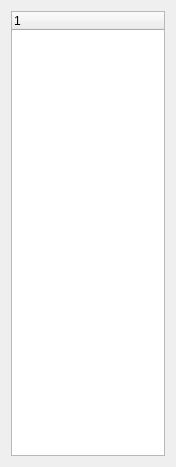
<?xml version="1.0" encoding="UTF-8"?>
<ui version="4.0">
 <class>ModelTreeWidgetClass</class>
 <widget class="QWidget" name="ModelTreeWidgetClass">
  <property name="geometry">
   <rect>
    <x>0</x>
    <y>0</y>
    <width>176</width>
    <height>467</height>
   </rect>
  </property>
  <property name="windowTitle">
   <string>ModelTreeWidget</string>
  </property>
  <layout class="QGridLayout" name="gridLayout">
   <item row="0" column="0">
    <widget class="QTreeWidget" name="treeWidget">
     <column>
      <property name="text">
       <string notr="true">1</string>
      </property>
     </column>
    </widget>
   </item>
  </layout>
 </widget>
 <layoutdefault spacing="6" margin="11"/>
 <resources/>
 <connections/>
</ui>
